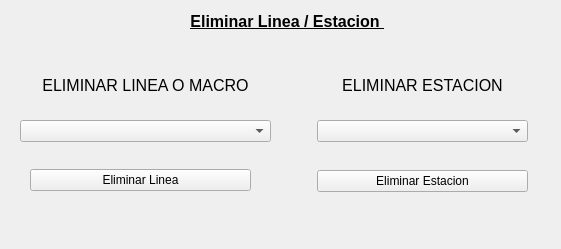
<?xml version="1.0" encoding="UTF-8"?>
<ui version="4.0">
 <class>TfrmEliminar</class>
 <widget class="QWidget" name="TfrmEliminar">
  <property name="enabled">
   <bool>true</bool>
  </property>
  <property name="geometry">
   <rect>
    <x>0</x>
    <y>0</y>
    <width>561</width>
    <height>249</height>
   </rect>
  </property>
    <property name="maximumSize">
   <size>
    <width>561</width>
    <height>249</height>
   </size>
  </property>
  <property name="minimumSize">
   <size>
    <width>561</width>
    <height>249</height>
   </size>
  </property>
  <property name="windowTitle">
   <string>Eliminar Estacion / Linea</string>
  </property>
  <property name="layoutDirection">
   <enum>Qt::LeftToRight</enum>
  </property>
  <widget class="QWidget" name="verticalLayoutWidget">
   <property name="geometry">
    <rect>
     <x>20</x>
     <y>120</y>
     <width>251</width>
     <height>22</height>
    </rect>
   </property>
   <layout class="QVBoxLayout" name="verticalLayout">
    <property name="sizeConstraint">
     <enum>QLayout::SetMaximumSize</enum>
    </property>
    <item>
     <widget class="QComboBox" name="cmb_Linea"/>
    </item>
   </layout>
  </widget>
  <widget class="QWidget" name="verticalLayoutWidget_2">
   <property name="geometry">
    <rect>
     <x>317</x>
     <y>120</y>
     <width>211</width>
     <height>22</height>
    </rect>
   </property>
   <layout class="QVBoxLayout" name="verticalLayout_2">
    <property name="sizeConstraint">
     <enum>QLayout::SetMaximumSize</enum>
    </property>
    <item>
     <widget class="QComboBox" name="cmb_Estacion"/>
    </item>
   </layout>
  </widget>
  <widget class="QWidget" name="verticalLayoutWidget_3">
   <property name="geometry">
    <rect>
     <x>30</x>
     <y>160</y>
     <width>221</width>
     <height>41</height>
    </rect>
   </property>
   <layout class="QVBoxLayout" name="verticalLayout_3">
    <item>
     <widget class="QPushButton" name="btnEliminar_Linea">
      <property name="text">
       <string>Eliminar Linea</string>
      </property>
     </widget>
    </item>
   </layout>
  </widget>
  <widget class="QWidget" name="verticalLayoutWidget_4">
   <property name="geometry">
    <rect>
     <x>317</x>
     <y>161</y>
     <width>211</width>
     <height>41</height>
    </rect>
   </property>
   <layout class="QVBoxLayout" name="verticalLayout_4">
    <item>
     <widget class="QPushButton" name="btnEliminar_Estacion">
      <property name="text">
       <string>Eliminar Estacion</string>
      </property>
     </widget>
    </item>
   </layout>
  </widget>
  <widget class="QWidget" name="verticalLayoutWidget_5">
   <property name="geometry">
    <rect>
     <x>20</x>
     <y>65</y>
     <width>251</width>
     <height>41</height>
    </rect>
   </property>
   <layout class="QVBoxLayout" name="verticalLayout_6">
    <item>
     <widget class="QLabel" name="label_2">
      <property name="font">
       <font>
        <pointsize>12</pointsize>
        <weight>75</weight>
        <bold>true</bold>
       </font>
      </property>
      <property name="text">
       <string>&lt;html&gt;&lt;head/&gt;&lt;body&gt;&lt;p align=&quot;center&quot;&gt;&lt;span style=&quot; font-weight:400;&quot;&gt;ELIMINAR LINEA O MACRO&lt;/span&gt;&lt;/p&gt;&lt;/body&gt;&lt;/html&gt;</string>
      </property>
     </widget>
    </item>
   </layout>
  </widget>
  <widget class="QWidget" name="verticalLayoutWidget_6">
   <property name="geometry">
    <rect>
     <x>317</x>
     <y>65</y>
     <width>211</width>
     <height>41</height>
    </rect>
   </property>
   <layout class="QVBoxLayout" name="verticalLayout_7">
    <item>
     <widget class="QLabel" name="label_3">
      <property name="font">
       <font>
        <pointsize>12</pointsize>
        <weight>75</weight>
        <bold>true</bold>
       </font>
      </property>
      <property name="text">
       <string>&lt;html&gt;&lt;head/&gt;&lt;body&gt;&lt;p align=&quot;center&quot;&gt;&lt;span style=&quot; font-weight:400;&quot;&gt;ELIMINAR ESTACION&lt;/span&gt;&lt;/p&gt;&lt;/body&gt;&lt;/html&gt;</string>
      </property>
     </widget>
    </item>
   </layout>
  </widget>
  <widget class="QWidget" name="verticalLayoutWidget_7">
   <property name="geometry">
    <rect>
     <x>160</x>
     <y>10</y>
     <width>250</width>
     <height>45</height>
    </rect>
   </property>
   <layout class="QVBoxLayout" name="verticalLayout_8">
    <item>
     <widget class="QLabel" name="label">
      <property name="font">
       <font>
        <family>Arial</family>
        <pointsize>14</pointsize>
        <weight>75</weight>
        <bold>true</bold>
       </font>
      </property>
      <property name="text">
       <string>&lt;html&gt;&lt;head/&gt;&lt;body&gt;&lt;p align=&quot;center&quot;&gt;&lt;span style=&quot; font-size:12pt; text-decoration: underline;&quot;&gt;Eliminar Linea / Estacion &lt;br/&gt;&lt;/span&gt;&lt;/p&gt;&lt;/body&gt;&lt;/html&gt;</string>
      </property>
     </widget>
    </item>
   </layout>
  </widget>
 </widget>
 <resources/>
 <connections/>
</ui>
